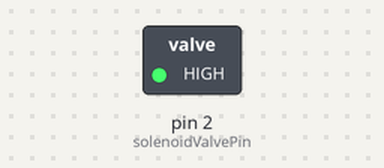
Bench run of a sketch on a simulated Arduino Uno, built with avr-gcc and run on an emulated ATmega328P. Shown: switched loads named in the sketch (green lamp = pin HIGH). Dashed ring = blinking.

Above: at 0.5 s.
Timing chart, 0 to 4.6 s (numbered marks = the images above):
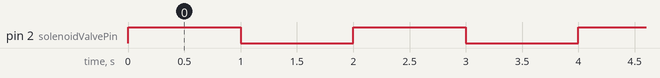

Measured:
- by itself, pin 2 (solenoidValvePin): alternates HIGH for 1.0 s and LOW for 1.0 s

The sketch:

solinoid_test.ino
```cpp
int solenoidValvePin = 2;

void setup() {
  pinMode(solenoidValvePin,OUTPUT);


}

void loop() {
  digitalWrite(solenoidValvePin,HIGH);
  delay(1000);
  digitalWrite(solenoidValvePin,LOW);
  delay(1000);
}
```
